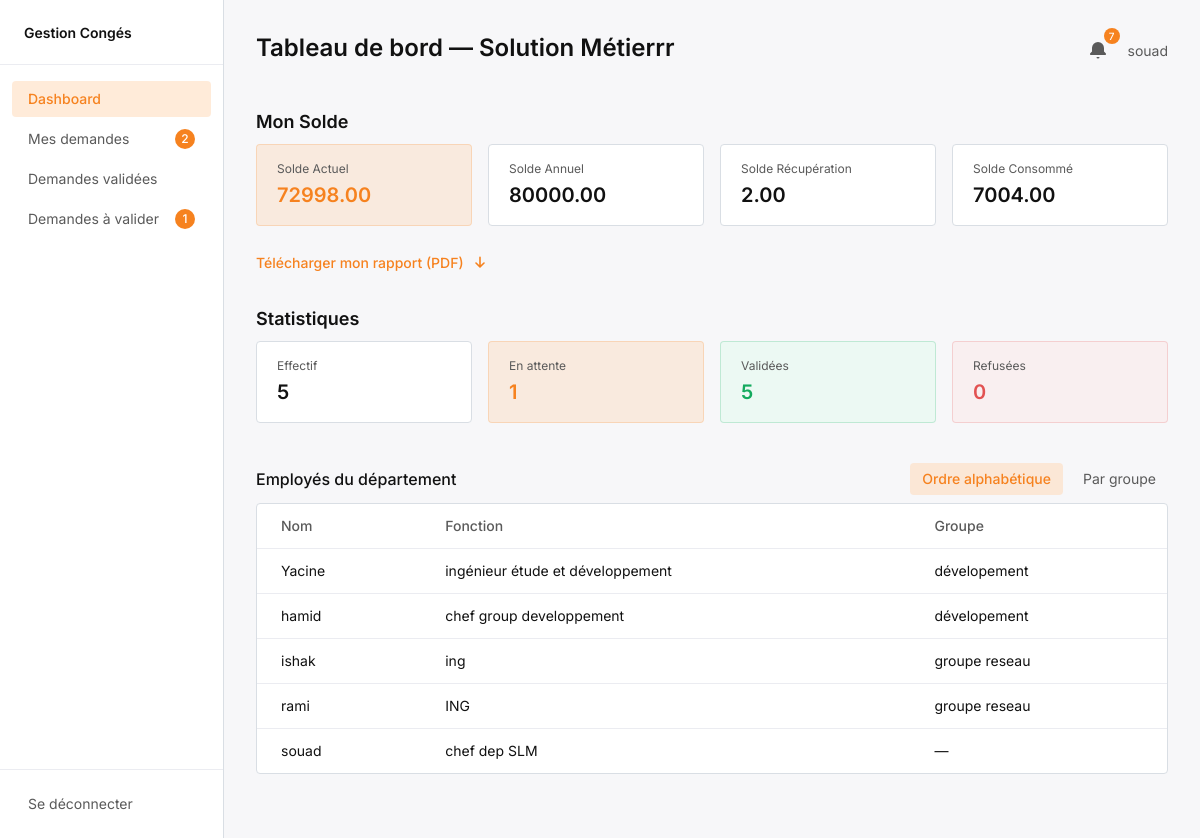
The page /dashboard/ (signed in) on the database its author committed.
### conges/models.py (models this page shows, shortened)
class Departement(models.Model):
    nom_de_departement= models.CharField(max_length=30)
    direction= models.ForeignKey(
     Direction,
     on_delete=models.CASCADE,
     related_name='dep'
    )
    Chef_de_departement=  models.ForeignKey(
        Employe,
        on_delete=models.SET_NULL,
        null=True,
        blank=True,
        related_name='chef_de_departemenet')

class Employe(models.Model):
    nom=models.CharField(max_length=40)
    fonction=models.CharField(max_length=40)
    user=models.OneToOneField(
      User,
      on_delete=models.CASCADE,
      null=True,
      blank=True,
      related_name='employe',
    )
    def meme_equipe(self, autre_employe):
     moi = self.role.first()
     lui = autre_employe.role.first()
     if not moi or not lui:
        return False
     if moi.role.name == 'CG':
        return moi.groupe == lui.groupe
     if moi.role.name == 'CD':
        return moi.dep == lui.dep
     if moi.role.name == 'DIR':
        return moi.direction == lui.direction
     return False
    def get_hierarchie(self):
        employe_role = self.role.first()
        if not employe_role:
            return None
        groupe = employe_role.groupe
        departement = employe_role.dep or (groupe.depratement if groupe else None)
        direction = employe_role.direction or (departement.direction if departement else None)
        chef_groupe = None
        if groupe:
            cg_role = EmployeRole.objects.filter(role__name='CG', groupe=groupe).first()
            chef_groupe = cg_role.employe if cg_role else None
        chef_departement = None
        if departement:
            cd_role = EmployeRole.objects.filter(role__name='CD', dep=departement).first()
            chef_departement = cd_role.employe if cd_role else None
        chef_direction = None
        if direction:
            dir_role = EmployeRole.objects.filter(role__name='DIR', direction=direction).first()
            chef_direction = dir_role.employe if dir_role else None
        return {
            'groupe': groupe,
            'chef_groupe': chef_groupe,
            'departement': departement,
            'chef_departement': chef_departement,
            'direction': direction,
            'chef_direction': chef_direction,
        }
    def get_role(self):
        employe_role=self.role.first()
        return employe_role.role.name if employe_role else None

class Solde(models.Model):
        employe=models.OneToOneField(
          Employe,
          on_delete=models.CASCADE,
          related_name='solde'
        )
        solde_annuel = models.DecimalField(max_digits=10, decimal_places=2)
        solde_recuperation = models.DecimalField(max_digits=10,decimal_places=2)
        solde_consomme = models.DecimalField(max_digits=10, decimal_places=2)
        jours_consommes = models.DecimalField(max_digits=6, decimal_places=0, default=0)
        @property
        def solde_actuel(self):
           return self.solde_annuel + self.solde_recuperation - self.solde_consomme

class EmployeRole(models.Model):
    employe = models.ForeignKey(
    Employe,
    on_delete=models.CASCADE,
    related_name='role'
    )
    role= models.ForeignKey(
     Role,
     on_delete=models.CASCADE,
    related_name='employe_role'
    )
    groupe = models.ForeignKey(
        Groupe,
        on_delete=models.SET_NULL,
        null=True,
        blank=True,
        related_name='employe_roles'
    )
    dep = models.ForeignKey(
        Departement,
        on_delete=models.SET_NULL,
        null=True,
        blank=True,
        related_name='employe_roles'
    )
    direction = models.ForeignKey(
        Direction,
        on_delete=models.SET_NULL,
        null=True,
        blank=True,
        related_name='employe_roles'
    )

class Groupe(models.Model):
    nom_de_groupe = models.CharField(max_length=30)
    depratement= models.ForeignKey(
     Departement,
     on_delete=models.CASCADE,
     related_name='groupe'
    )
    Chef_de_groupe = models.ForeignKey(
        Employe,
        on_delete=models.SET_NULL,
        null=True,
        blank=True,
        related_name='chef_de_groupe')

### conges/views.py (the view)
# urls.py: path('dashboard/', views.dashboard, name='dashboard'),
@login_required
def dashboard(request):
    employe = getattr(request.user, 'employe', None)
    if not employe:
        messages.error(request, "Aucun profil employé associé à ce compte.")
        return redirect('home')
    role = employe.get_role()
    if role == 'DRH':
        return drh_dashboard(request)
    elif role == 'DIR':
        return directeur_dashboard(request)
    elif role == 'CD':
        return chef_dashboard(request)
    else:
        messages.error(request, "Aucun tableau de bord disponible pour votre rôle.")
        return redirect('home')

### conges/context_processors.py (called while the page is built)
def employe_hierarchie(request):
    employe = getattr(request.user, 'employe', None) if request.user.is_authenticated else None
    return {
        'hierarchie': employe.get_hierarchie() if employe else None
    }

### conges/decoraters.py (called while the page is built)
def role_required(*allowed_roles): # hed el fonction hiya li tedi the roles name
    def decorator(view_func): # hed el fonction hiya el actual view ou wesh yban for each role
        def wrapper(request, *args, **kwargs): # function hiya li it runs a chaque fois user yvisiti kesh page w tkoun protected by log_required
            employe= getattr(request.user, 'employe', None)  # hadi get attrubute tae el employe, ida makash don't crash, medli none berk
            role=employe.get_role() if employe else None # kifkif mdli role we use only if else psq endna deja employe
            if role not in allowed_roles:
                messages.error(request, "you don't have acces to this page")
                return redirect('home')
            return view_func(request, *args, **kwargs)
        return wrapper
    return decorator

### conges/templates/conges/chef_dashboard.html (shortened to what this page needs)
{% extends 'conges/base.html' %}
{% block content %}
<div class="flex min-h-screen">
    {% include 'conges/_sidebar.html' %}
    <main class="flex-1 px-8 py-8">
        <div class="flex items-start justify-between mb-8">
            <h1 class="text-2xl font-semibold">Tableau de bord — {{ departement.nom_de_departement }}</h1>
            <div class="flex items-center gap-3">
    {% include 'conges/_notif_bell.html' %}
    {% include 'conges/_employe_info.html' %}
</div>
        </div>
<h2 class="py-2 text-lg font-semibold">Mon Solde</h2>
        {% if solde %}
<div class="grid grid-cols-4 gap-4 mb-6">
    <div class="bg-primary-pale/30 border border-primary/20 rounded px-5 py-4">
        <p class="text-xs text-neutral-400 mb-1">Solde Actuel</p>
        <p class="text-xl font-semibold text-primary">{{ solde.solde_actuel }}</p>
    </div>
    <div class="bg-white border border-neutral-200 rounded px-5 py-4">
        <p class="text-xs text-neutral-400 mb-1">Solde Annuel</p>
        <p class="text-xl font-semibold">{{ solde.solde_annuel }}</p>
    </div>
    <div class="bg-white border border-neutral-200 rounded px-5 py-4">
        <p class="text-xs text-neutral-400 mb-1">Solde Récupération</p>
        <p class="text-xl font-semibold">{{ solde.solde_recuperation }}</p>
    </div>
    <div class="bg-white border border-neutral-200 rounded px-5 py-4">
        <p class="text-xs text-neutral-400 mb-1">Solde Consommé</p>
        <p class="text-xl font-semibold">{{ solde.solde_consomme }}</p>
    </div>
</div>
<a href="{% url 'rapport_solde_historique' %}"
   class="inline-flex items-center gap-2 mb-6 text-sm font-medium text-primary hover:text-primary-light transition-colors">
    Télécharger mon rapport (PDF)
    <svg xmlns="http://www.w3.org/2000/svg" class="w-4 h-4" viewBox="0 0 20 20" fill="currentColor">
        <path fill-rule="evenodd" d="M10 2a1 1 0 011 1v9.586l3.293-3.293a1 1 0 111.414 1.414l-5 5a1 1 0 01-1.414 0l-5-5a1 1 0 111.414-1.414L9 12.586V3a1 1 0 011-1z" clip-rule="evenodd" />
    </svg>
</a>
{% endif %}
 <h2 class="py-2 text-lg font-semibold">Statistiques</h2>
        <div class="grid grid-cols-4 gap-4 mb-8">
            <div class="bg-white border border-neutral-200 rounded px-5 py-4">
                <p class="text-xs text-neutral-400 mb-1">Effectif</p>
                <p class="text-xl font-semibold">{{ stats.effectif }}</p>
            </div>
            <div class="bg-primary-pale/30 border border-primary/20 rounded px-5 py-4">
                <p class="text-xs text-neutral-400 mb-1">En attente</p>
                <p class="text-xl font-semibold text-primary">{{ stats.en_attente }}</p>
            </div>
            <div class="bg-success-pale/40 border border-success/20 rounded px-5 py-4">
                <p class="text-xs text-neutral-400 mb-1">Validées</p>
                <p class="text-xl font-semibold text-success">{{ stats.validees }}</p>
            </div>
            <div class="bg-danger-pale/40 border border-danger/20 rounded px-5 py-4">
                <p class="text-xs text-neutral-400 mb-1">Refusées</p>
                <p class="text-xl font-semibold text-danger">{{ stats.refusees }}</p>
            </div>
        </div>
<div class="flex items-center justify-between py-2">
    <h2 class="font-medium">Employés du département</h2>
    <div class="flex items-center gap-2 text-sm">
        <a href="?tri=alphabetique"
           class="px-3 py-1.5 rounded {% if tri == 'alphabetique' %}bg-primary-pale/40 text-primary font-medium{% else %}text-neutral-400 hover:bg-neutral-50{% endif %}">
            Ordre alphabétique
        </a>
        <a href="?tri=groupe"
           class="px-3 py-1.5 rounded {% if tri == 'groupe' %}bg-primary-pale/40 text-primary font-medium{% else %}text-neutral-400 hover:bg-neutral-50{% endif %}">
            Par groupe
        </a>
    </div>
</div>        <div class="bg-white border border-neutral-200 rounded overflow-hidden mb-8">
            {% if employes %}
            <table class="w-full text-sm">
                <thead>
                   <tr class="text-left text-neutral-400 border-b border-neutral-100">
                   <th class="px-6 py-3 font-medium">Nom</th>
                   <th class="px-6 py-3 font-medium">Fonction</th>
                   <th class="px-6 py-3 font-medium">Groupe</th>
                   </tr>
                </thead>
                <tbody class="divide-y divide-neutral-100">
                   {% for e in employes %}
                  <tr class="hover:bg-neutral-50">
                  <td class="px-6 py-3">{{ e.nom }}</td>
                  <td class="px-6 py-3">{{ e.fonction }}</td>
                  <td class="px-6 py-3">{{ e.role.first.groupe.nom_de_groupe|default:"—" }}</td>
                  </tr>
{% endfor %}
                </tbody>
            </table>
            {% else %}
            <p class="px-6 py-8 text-center text-sm text-neutral-400">Aucun employé trouvé.</p>
            {% endif %}
        </div>
    </main>
</div>
{% endblock %}

### conges/templates/conges/_employe_info.html (shortened to what this page needs)
<div class="relative inline-block">
    <button onclick="document.getElementById('employe-info-dropdown').classList.toggle('hidden')"
            class="text-sm text-neutral-400 hover:text-[#111111]">
        {{ user.employe.nom }}
    </button>
</div>

### rows shown on the page
Departement: nom_de_departement "Solution Métierrr"
Solde: solde_actuel "72998.00", solde_annuel "80000.00", solde_recuperation "2.00", solde_consomme "7004.00"
Employe: nom "Yacine", fonction "ingénieur étude et développement", role.first.groupe.nom_de_groupe "dévelopement"
Employe: nom "hamid", fonction "chef group developpement", role.first.groupe.nom_de_groupe "dévelopement"
Employe: nom "ishak", fonction "ing", role.first.groupe.nom_de_groupe "groupe reseau"
Employe: nom "rami", fonction "ING", role.first.groupe.nom_de_groupe "groupe reseau"
Employe: nom "souad", fonction "chef dep SLM", role.first.groupe.nom_de_groupe "—"

### other values the page prints
{{ mes_demandes_count }} "2"
{{ a_valider_count }} "1"
{{ notifications_non_lues }} "7"
{{ user.employe.nom }} "souad"
{{ stats.effectif }} "5"
{{ stats.en_attente }} "1"
{{ stats.validees }} "5"
{{ stats.refusees }} "0"
